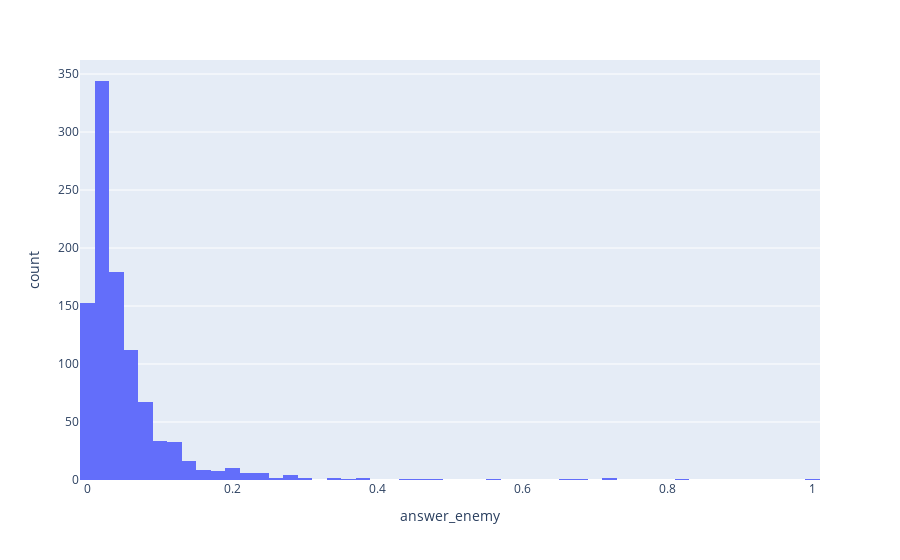

This figure's notebook cell:
### Code cell
import plotly.express as px
fig = px.histogram(df, x="answer_enemy")
fig.show()

### Figure 1 — Plotly figure (JSON) as saved in the notebook; plotly's stock layout.template omitted (floating-point values rounded to 4 significant figures; data arrays with more than 128 entries replaced by an {"elided": "..."} marker saying what was removed)
{"data": [{"alignmentgroup": "True", "bingroup": "x", "hovertemplate": "answer_enemy=%{x}<br>count=%{y}<extra></extra>", "legendgroup": "", "marker": {"color": "#636efa"}, "name": "", "offsetgroup": "", "orientation": "v", "showlegend": false, "type": "histogram", "x": {"elided": "1000 float values"}, "xaxis": "x", "yaxis": "y"}], "layout": {"barmode": "relative", "legend": {"tracegroupgap": 0}, "margin": {"t": 60}, "xaxis": {"anchor": "y", "domain": [0, 1], "title": {"text": "answer_enemy"}}, "yaxis": {"anchor": "x", "domain": [0, 1], "title": {"text": "count"}}}}
